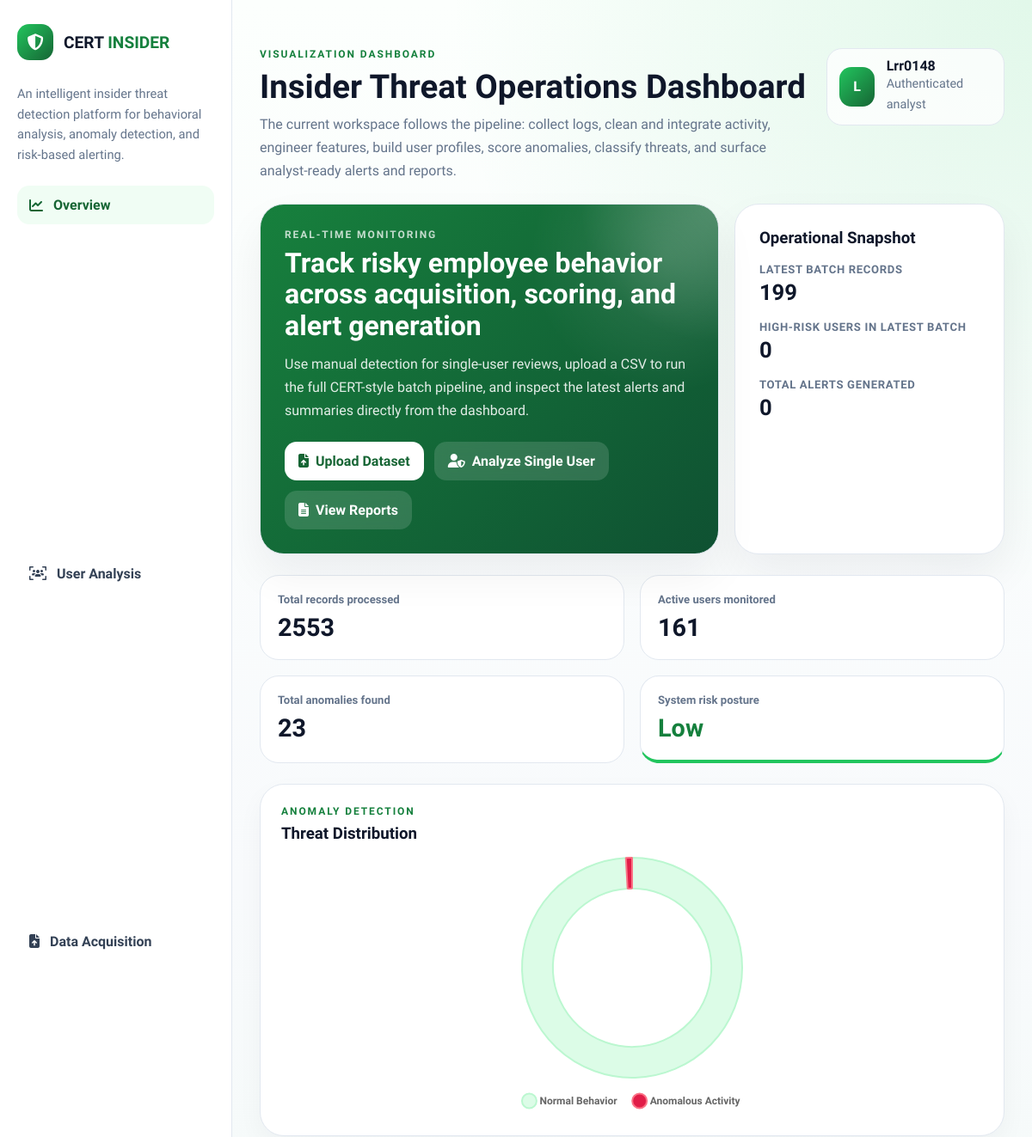
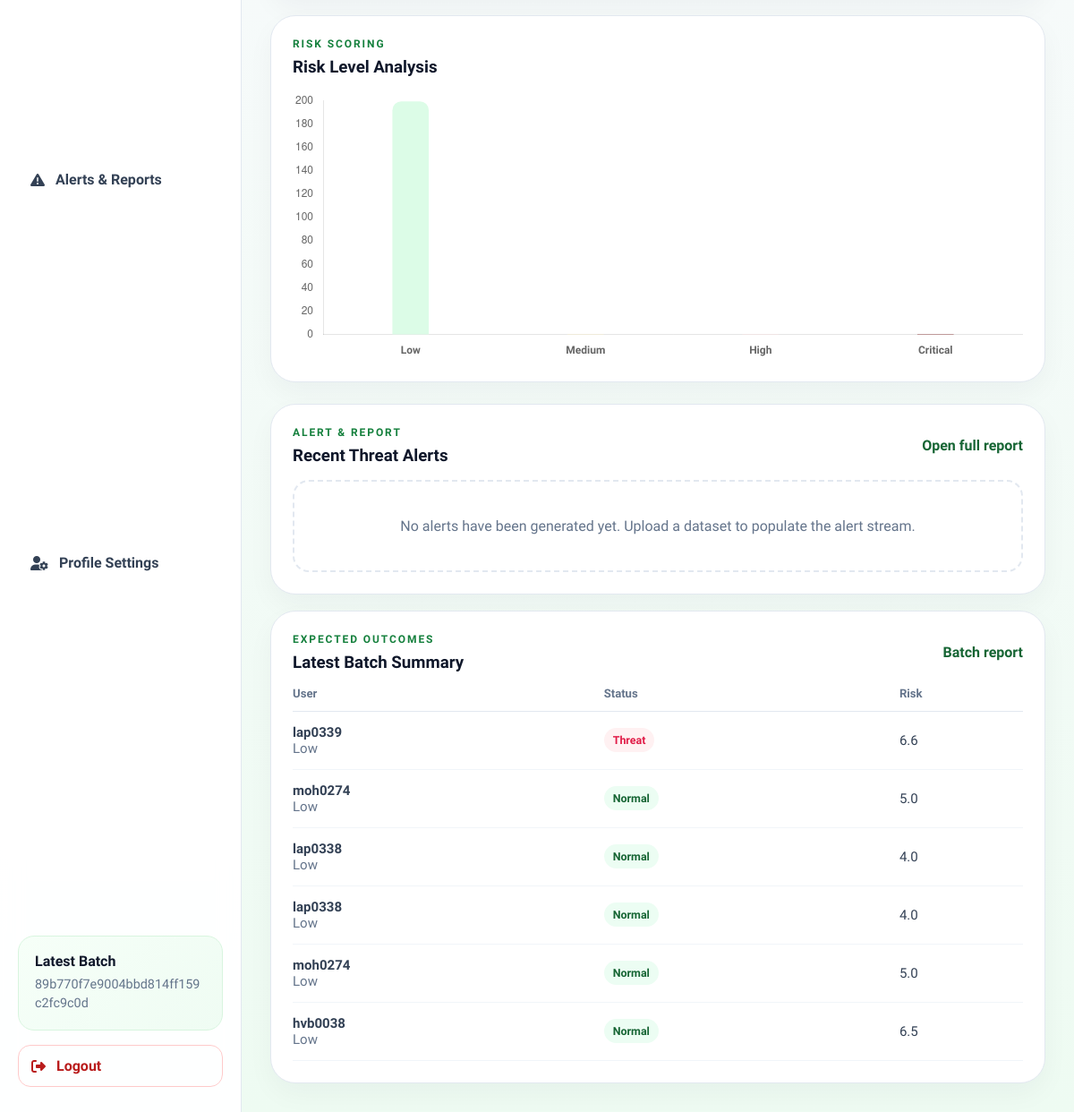
/dashboard (signed in), run on the app's committed database (2 pictures, top to bottom).
### models/log.py (models this page shows, shortened)
class Log(db.Model):
    __tablename__ = "logs"
    id = db.Column(db.Integer, primary_key=True)
    batch_id = db.Column(db.String(64), nullable=False, index=True)
    user_id = db.Column(db.Integer, db.ForeignKey("users.id"), nullable=False, index=True)
    event_timestamp = db.Column(db.DateTime, nullable=True, index=True)
    login_frequency = db.Column(db.Float, nullable=False, default=0.0)
    after_hours_activity = db.Column(db.Float, nullable=False, default=0.0)
    night_login_count = db.Column(db.Float, nullable=False, default=0.0)
    file_access_count = db.Column(db.Float, nullable=False, default=0.0)
    email_activity_count = db.Column(db.Float, nullable=False, default=0.0)
    usb_usage_count = db.Column(db.Float, nullable=False, default=0.0)
    anomaly_flag = db.Column(db.Boolean, nullable=False, default=False)
    threat_level = db.Column(db.String(20), nullable=False, default="low")
    source_filename = db.Column(db.String(255), nullable=True)
    raw_record = db.Column(db.JSON, nullable=False)
    created_at = db.Column(db.DateTime, nullable=False, server_default=func.now())
    user = db.relationship("User", back_populates="logs")
    risk_score = db.relationship("RiskScore", back_populates="log", uselist=False, cascade="all, delete-orphan")
    alerts = db.relationship("Alert", back_populates="log", lazy=True, cascade="all, delete-orphan")

### models/user.py (models this page shows, shortened)
class User(db.Model):
    __tablename__ = "users"
    id = db.Column(db.Integer, primary_key=True)
    username = db.Column(db.String(80), unique=True, nullable=False, index=True)
    email = db.Column(db.String(120), unique=True, nullable=False, index=True)
    password_hash = db.Column(db.String(255), nullable=False)
    first_name = db.Column(db.String(100), nullable=True)
    last_name = db.Column(db.String(100), nullable=True)
    role = db.Column(db.String(50), nullable=False, default="analyst")
    created_at = db.Column(db.DateTime, nullable=False, server_default=func.now())
    otp_hash = db.Column(db.String(255), nullable=True)
    otp_expiry = db.Column(db.DateTime, nullable=True)
    logs = db.relationship("Log", back_populates="user", lazy=True)
    @property
    def fname(self):
        if self.first_name:
            return self.first_name.capitalize()
        parts = self.username.replace("_", ".").split(".")
        return parts[0].capitalize() if parts and parts[0] else "User"
    @property
    def lname(self):
        if self.last_name:
            return self.last_name.capitalize()
        parts = self.username.replace("_", ".").split(".")
        return parts[1].capitalize() if len(parts) > 1 and parts[1] else ""

### app.py (the view)
    @app.route("/dashboard", methods=["GET"])
    @_login_required
    def dashboard():
        return render_template("dashboard.html", **_dashboard_context())

### templates/dashboard.html (shortened to what this page needs)
{% extends "base.html" %}
{% block content %}
        <header>
            <div>
                <div class="eyebrow">Visualization Dashboard</div>
                <h1>Insider Threat Operations Dashboard</h1>
                <p>The current workspace follows the pipeline: collect logs, clean and integrate activity, engineer features, build user profiles, score anomalies, classify threats, and surface analyst-ready alerts and reports.</p>
            </div>
            <a href="{{ url_for('profile') }}" class="user-profile" style="text-decoration: none; color: inherit;">
                <div class="avatar">{{ current_user.fname[:1] }}{{ current_user.lname[:1] }}</div>
                <div>
                    <strong>{{ current_user.fname }} {{ current_user.lname }}</strong>
                    <p style="color: var(--slate-500); font-size: 0.9rem;">Authenticated analyst</p>
                </div>
            </a>
        </header>
        <section class="hero">
            <div class="hero-card">
                <div class="hero-orb"></div>
                <div class="eyebrow" style="color: rgba(255,255,255,0.75);">Real-time Monitoring</div>
                <h2>Track risky employee behavior across acquisition, scoring, and alert generation</h2>
                <p>Use manual detection for single-user reviews, upload a CSV to run the full CERT-style batch pipeline, and inspect the latest alerts and summaries directly from the dashboard.</p>
                <div class="hero-actions">
                    <a href="{{ url_for('upload') }}" class="hero-button primary"><i class="fas fa-file-arrow-up"></i> Upload Dataset</a>
                    <a href="{{ url_for('detect_view') }}" class="hero-button secondary"><i class="fas fa-user-shield"></i> Analyze Single User</a>
                    <a href="{{ url_for('results') }}" class="hero-button secondary"><i class="fas fa-file-lines"></i> View Reports</a>
                </div>
            </div>
            <div class="hero-side">
                <h3>Operational Snapshot</h3>
                <div class="side-kpis">
                    <div class="side-kpi">
                        <span>Latest batch records</span>
                        <strong>{{ stats.latest_batch_records }}</strong>
                    </div>
                    <div class="side-kpi">
                        <span>High-risk users in latest batch</span>
                        <strong>{{ stats.high_risk_count }}</strong>
                    </div>
                    <div class="side-kpi">
                        <span>Total alerts generated</span>
                        <strong>{{ stats.alerts_count }}</strong>
                    </div>
                </div>
            </div>
        </section>
        <section class="stat-grid">
            <div class="stat-card">
                <span>Total records processed</span>
                <strong>{{ stats.records_processed }}</strong>
            </div>
            <div class="stat-card">
                <span>Active users monitored</span>
                <strong>{{ stats.users_monitored }}</strong>
            </div>
            <div class="stat-card">
                <span>Total anomalies found</span>
                <strong>{{ stats.active_anomalies }}</strong>
            </div>
            <div class="stat-card" style="border-bottom: 4px solid {{ 'var(--danger)' if stats.risk_label in ['High', 'Critical'] else 'var(--amber)' if stats.risk_label == 'Medium' else 'var(--green-500)' }};">
                <span>System risk posture</span>
                <strong style="color: {{ 'var(--danger)' if stats.risk_label in ['High', 'Critical'] else 'var(--amber)' if stats.risk_label == 'Medium' else 'var(--green-600)' }};">{{ stats.risk_label }}</strong>
            </div>
        </section>
        <section class="chart-grid">
            <div class="panel">
                <div class="section-head">
                    <div>
                        <div class="eyebrow">Anomaly Detection</div>
                        <h3>Threat Distribution</h3>
                    </div>
                </div>
                <div class="chart-container">
                    <canvas id="threatChart"></canvas>
                </div>
            </div>
            <div class="panel">
                <div class="section-head">
                    <div>
                        <div class="eyebrow">Risk Scoring</div>
                        <h3>Risk Level Analysis</h3>
                    </div>
                </div>
                <div class="chart-container">
                    <canvas id="riskChart"></canvas>
                </div>
            </div>
        </section>
        <section class="lower-grid">
            <div class="panel">
                <div class="section-head">
                    <div>
                        <div class="eyebrow">Alert & Report</div>
                        <h3>Recent Threat Alerts</h3>
                    </div>
                    <a href="{{ url_for('results') }}">Open full report</a>
                </div>
                {% if recent_alerts %}
                <div class="table-wrap">
                    <table>
                        <thead>
                            <tr>
                                <th>User</th>
                                <th>Severity</th>
                                <th>Risk Score</th>
                                <th>Detected At</th>
                            </tr>
                        </thead>
                        <tbody>
                            {% for alert in recent_alerts %}
                            <tr>
                                <td>
                                    <strong>{{ alert.user }}</strong><br>
                                    <span style="color: var(--slate-500);">{{ alert.message }}</span>
                                </td>
                                <td><span class="tag high">{{ alert.severity }}</span></td>
                                <td>{{ alert.risk_score }}</td>
                                <td>{{ alert.created_at }}</td>
                            </tr>
                            {% endfor %}
                        </tbody>
                    </table>
                </div>
                {% else %}
                <div class="empty-state">No alerts have been generated yet. Upload a dataset to populate the alert stream.</div>
                {% endif %}
            </div>
            <div class="panel">
                <div class="section-head">
                    <div>
                        <div class="eyebrow">Expected Outcomes</div>
                        <h3>Latest Batch Summary</h3>
                    </div>
                    {% if latest_batch_id %}
                    <a href="{{ url_for('results', batch_id=latest_batch_id) }}">Batch report</a>
                    {% endif %}
                </div>
                {% if latest_results %}
                <div class="table-wrap">
                    <table>
                        <thead>
                            <tr>
                                <th>User</th>
                                <th>Status</th>
                                <th>Risk</th>
                            </tr>
                        </thead>
                        <tbody>
                            {% for row in latest_results %}
                            <tr>
                                <td>
                                    <strong>{{ row.user }}</strong><br>
                                    <span style="color: var(--slate-500);">{{ row.threat_level }}</span>
                                </td>
                                <td>
                                    <span class="tag {{ 'threat' if row.status == 'Threat' else 'normal' }}">{{ row.status }}</span>
                                </td>
                                <td>{{ row.risk_score }}</td>
                            </tr>
                            {% endfor %}
                        </tbody>
                    </table>
                </div>
                {% else %}
                <div class="empty-state">No processed batch is available yet. Start with the Data Acquisition module to see scored results here.</div>
                {% endif %}
            </div>
        </section>
{% endblock %}
{% block extra_js %}
    <script>
        // Chart Initialization
        document.addEventListener('DOMContentLoaded', function() {
            // Threat Distribution Chart
            const threatCtx = document.getElementById('threatChart').getContext('2d');
            new Chart(threatCtx, {
                type: 'doughnut',
                data: {
                    labels: ['Normal Behavior', 'Anomalous Activity'],
                    datasets: [{
                        data: [{{ charts.threat_distribution.Normal }}, {{ charts.threat_distribution.Threats }}],
                        backgroundColor: ['#dcfce7', '#e11d48'],
                        borderColor: ['#bbf7d0', '#fb7185'],
                        borderWidth: 2,
                        hoverOffset: 12
                    }]
                },
                options: {
                    cutout: '72%',
                    responsive: true,
                    maintainAspectRatio: false,
                    plugins: {
                        legend: { position: 'bottom', labels: { usePointStyle: true, padding: 20, font: { family: 'Plus Jakarta Sans', weight: 600 } } }
                    }
                }
            });
            // Risk Scoring Chart
            const riskCtx = document.getElementById('riskChart').getContext('2d');
            new Chart(riskCtx, {
                type: 'bar',
                data: {
                    labels: ['Low', 'Medium', 'High', 'Critical'],
                    datasets: [{
                        label: 'Users',
                        data: [{{ charts.risk_buckets.Low }}, {{ charts.risk_buckets.Medium }}, {{ charts.risk_buckets.High }}, {{ charts.risk_buckets.Critical }}],
                        backgroundColor: ['#dcfce7', '#fef3c7', '#fee2e2', '#7f1d1d'],
                        borderRadius: 10,
                        barThickness: 40
                    }]
                },
                options: {
                    responsive: true,
                    maintainAspectRatio: false,
                    scales: {
                        y: { beginAtZero: true, grid: { display: false } },
                        x: { grid: { display: false }, ticks: { font: { family: 'Plus Jakarta Sans', weight: 600 } } }
                    },
                    plugins: {
                        legend: { display: false }
                    }
                }
            });
        });
    </script>
{% endblock %}

### templates/base.html (shortened to what this page needs)
<!DOCTYPE html>
<html lang="en">
<head>
    <link rel="stylesheet" href="https://cdnjs.cloudflare.com/ajax/libs/font-awesome/6.4.0/css/all.min.css">
</head>
<body>
    {% set active_page = request.endpoint %}
    <aside class="sidebar">
        <a href="{{ url_for('dashboard') }}" class="logo">
            <i class="fas fa-shield-halved"></i>
            <div>CERT <span>INSIDER</span></div>
        </a>
        <p class="sidebar-copy">An intelligent insider threat detection platform for behavioral analysis, anomaly detection, and risk-based alerting.</p>
        <ul class="nav-menu">
            <li><a href="{{ url_for('dashboard') }}" class="nav-link {{ 'active' if active_page == 'dashboard' else '' }}"><i class="fas fa-chart-line"></i> Overview</a></li>
            <li><a href="{{ url_for('detect_view') }}" class="nav-link {{ 'active' if active_page in ['detect_view', 'predict'] else '' }}"><i class="fas fa-users-viewfinder"></i> User Analysis</a></li>
            <li><a href="{{ url_for('upload') }}" class="nav-link {{ 'active' if active_page == 'upload' else '' }}"><i class="fas fa-file-arrow-up"></i> Data Acquisition</a></li>
            <li><a href="{{ url_for('results') }}" class="nav-link {{ 'active' if active_page == 'results' else '' }}"><i class="fas fa-triangle-exclamation"></i> Alerts & Reports</a></li>
            <li><a href="{{ url_for('profile') }}" class="nav-link {{ 'active' if active_page == 'profile' else '' }}"><i class="fas fa-user-gear"></i> Profile Settings</a></li>
        </ul>
        <div class="sidebar-summary">
            <strong>Latest Batch</strong>
            <p>{% if latest_batch_id %}{{ latest_batch_id }}{% else %}No dataset processed yet{% endif %}</p>
        </div>
        <a href="{{ url_for('logout') }}" class="nav-link logout-btn">
            <i class="fas fa-right-from-bracket"></i> Logout
        </a>
    </aside>
    <main class="main-content">
        {% block content %}{% endblock %}
    </main>
    {% block extra_js %}{% endblock %}
</body>
</html>

### data on the page
Log: batch "89b770f7e9004bbd814ff159c2fc9c0d"
User: first_name+username "L", fname "Lrr0148"
User: user "lap0339", threat_level "Low", status "Threat", risk_score "6.6"
User: user "moh0274", threat_level "Low", status "Normal", risk_score "5.0"
User: user "lap0338", threat_level "Low", status "Normal", risk_score "4.0"
User: user "hvb0038", threat_level "Low", status "Normal", risk_score "6.5"

### other printed values
{{ stats.latest_batch_records }} "199"
{{ stats.high_risk_count }} "0"
{{ stats.alerts_count }} "0"
{{ stats.records_processed }} "2553"
{{ stats.users_monitored }} "161"
{{ stats.active_anomalies }} "23"
{{ stats.risk_label }} "Low"
chart data {{ charts.threat_distribution.Normal }} 2530
chart data {{ charts.threat_distribution.Threats }} 23
chart data {{ charts.risk_buckets.Low }} 199
chart data {{ charts.risk_buckets.Medium }} 0
